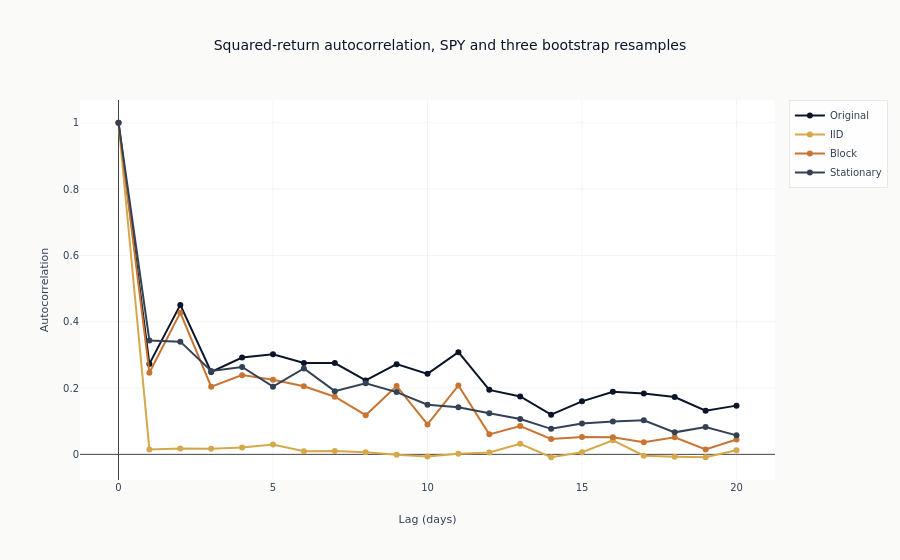

Here is the notebook cell this chart was saved with:
### Markdown cell above
## Autocorrelation Preservation

The key difference between bootstrap methods is how they handle **temporal
dependence**. We measure this via autocorrelation of **squared returns**
(signature of volatility clustering).

### Code cell
# Compute ACF for squared returns
n_lags = 20
fig = go.Figure()

bootstrap_colors = [COLORS["blue"], COLORS["amber"], COLORS["copper"], COLORS["neutral"]]

for idx, (name, sample) in enumerate(bootstrap_samples.items()):
    squared = sample**2
    acf_values = acf(squared, nlags=n_lags, fft=True)
    fig.add_trace(
        go.Scatter(
            x=list(range(n_lags + 1)),
            y=acf_values,
            mode="lines+markers",
            name=name,
            line=dict(color=bootstrap_colors[idx]),
        )
    )

fig.update_layout(
    title="Squared-return autocorrelation, SPY and three bootstrap resamples",
    xaxis_title="Lag (days)",
    yaxis_title="Autocorrelation",
)
show_plotly_with_alt(
    fig,
    "Autocorrelation of squared returns against lag for the original SPY series "
    "and three bootstrap resamples; all four start at one by definition at lag "
    "zero, after which the IID resample drops to zero while the block and "
    "stationary resamples stay close to the original.",
)

### Figure 1 — Plotly figure (JSON) as saved in the notebook; plotly's stock layout.template omitted (floating-point values rounded to 4 significant figures)
{"data": [{"line": {"color": "#0a1628"}, "mode": "lines+markers", "name": "Original", "type": "scatter", "x": [0, 1, 2, 3, 4, 5, 6, 7, 8, 9, 10, 11, 12, 13, 14, 15, 16, 17, 18, 19, 20], "y": [1.0, 0.2727, 0.4508, 0.2484, 0.292, 0.3017, 0.2754, 0.2753, 0.2229, 0.272, 0.2428, 0.3082, 0.1945, 0.1745, 0.1196, 0.1599, 0.1889, 0.1833, 0.1728, 0.1315, 0.147]}, {"line": {"color": "#D4A84B"}, "mode": "lines+markers", "name": "IID", "type": "scatter", "x": [0, 1, 2, 3, 4, 5, 6, 7, 8, 9, 10, 11, 12, 13, 14, 15, 16, 17, 18, 19, 20], "y": [1.0, 0.01488, 0.01797, 0.01679, 0.02087, 0.02957, 0.009226, 0.01006, 0.006348, -0.001242, -0.006372, 0.001505, 0.005483, 0.03189, -0.008723, 0.006302, 0.04219, -0.003981, -0.007213, -0.008596, 0.01211]}, {"line": {"color": "#C87533"}, "mode": "lines+markers", "name": "Block", "type": "scatter", "x": [0, 1, 2, 3, 4, 5, 6, 7, 8, 9, 10, 11, 12, 13, 14, 15, 16, 17, 18, 19, 20], "y": [1.0, 0.2462, 0.4273, 0.204, 0.2389, 0.2247, 0.2052, 0.1737, 0.1183, 0.2062, 0.09018, 0.2077, 0.06034, 0.08528, 0.0464, 0.05211, 0.05178, 0.0366, 0.05156, 0.0146, 0.04481]}, {"line": {"color": "#334155"}, "mode": "lines+markers", "name": "Stationary", "type": "scatter", "x": [0, 1, 2, 3, 4, 5, 6, 7, 8, 9, 10, 11, 12, 13, 14, 15, 16, 17, 18, 19, 20], "y": [1.0, 0.3433, 0.34, 0.2514, 0.2636, 0.2041, 0.259, 0.1906, 0.2144, 0.1877, 0.1495, 0.1424, 0.1241, 0.1066, 0.07698, 0.09314, 0.09911, 0.1025, 0.06633, 0.08261, 0.05731]}], "layout": {"title": {"text": "Squared-return autocorrelation, SPY and three bootstrap resamples"}, "xaxis": {"title": {"text": "Lag (days)"}}, "yaxis": {"title": {"text": "Autocorrelation"}}}}
